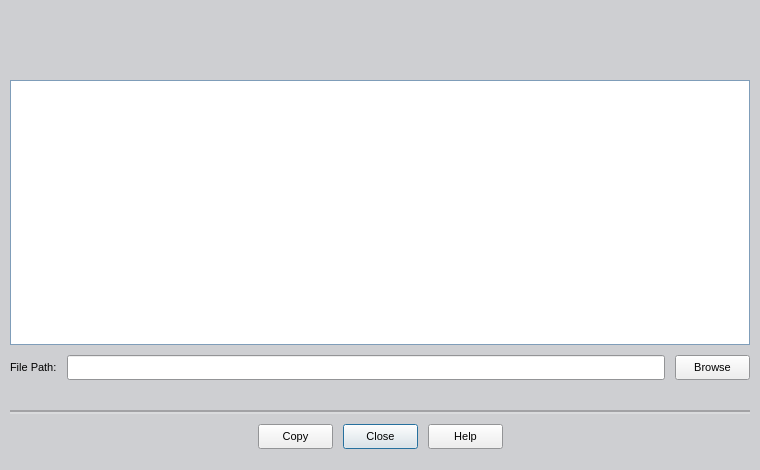
<ui version="4.0" >
 <class>uiWindowViewLogs</class>
 <widget class="QDialog" name="uiWindowViewLogs" >
  <property name="geometry" >
   <rect>
    <x>0</x>
    <y>0</y>
    <width>760</width>
    <height>470</height>
   </rect>
  </property>
  <property name="minimumSize" >
   <size>
    <width>760</width>
    <height>470</height>
   </size>
  </property>
  <property name="maximumSize" >
   <size>
    <width>2048</width>
    <height>2048</height>
   </size>
  </property>
  <property name="font" >
   <font>
    <pointsize>8</pointsize>
   </font>
  </property>
  <property name="windowTitle" >
   <string>View a Log File - XSupplicant</string>
  </property>
  <property name="windowIcon" >
   <iconset>icons/prod_color.png</iconset>
  </property>
  <layout class="QGridLayout" >
   <property name="leftMargin" >
    <number>0</number>
   </property>
   <property name="topMargin" >
    <number>0</number>
   </property>
   <property name="rightMargin" >
    <number>0</number>
   </property>
   <property name="bottomMargin" >
    <number>0</number>
   </property>
   <property name="horizontalSpacing" >
    <number>0</number>
   </property>
   <property name="verticalSpacing" >
    <number>0</number>
   </property>
   <item row="2" column="0" >
    <widget class="QFrame" name="backgroundBottom" >
     <property name="minimumSize" >
      <size>
       <width>500</width>
       <height>80</height>
      </size>
     </property>
     <property name="maximumSize" >
      <size>
       <width>2048</width>
       <height>2048</height>
      </size>
     </property>
     <property name="palette" >
      <palette>
       <active>
        <colorrole role="Base" >
         <brush brushstyle="SolidPattern" >
          <color alpha="255" >
           <red>255</red>
           <green>255</green>
           <blue>255</blue>
          </color>
         </brush>
        </colorrole>
        <colorrole role="Window" >
         <brush brushstyle="SolidPattern" >
          <color alpha="255" >
           <red>206</red>
           <green>207</green>
           <blue>210</blue>
          </color>
         </brush>
        </colorrole>
       </active>
       <inactive>
        <colorrole role="Base" >
         <brush brushstyle="SolidPattern" >
          <color alpha="255" >
           <red>255</red>
           <green>255</green>
           <blue>255</blue>
          </color>
         </brush>
        </colorrole>
        <colorrole role="Window" >
         <brush brushstyle="SolidPattern" >
          <color alpha="255" >
           <red>206</red>
           <green>207</green>
           <blue>210</blue>
          </color>
         </brush>
        </colorrole>
       </inactive>
       <disabled>
        <colorrole role="Base" >
         <brush brushstyle="SolidPattern" >
          <color alpha="255" >
           <red>206</red>
           <green>207</green>
           <blue>210</blue>
          </color>
         </brush>
        </colorrole>
        <colorrole role="Window" >
         <brush brushstyle="SolidPattern" >
          <color alpha="255" >
           <red>206</red>
           <green>207</green>
           <blue>210</blue>
          </color>
         </brush>
        </colorrole>
       </disabled>
      </palette>
     </property>
     <property name="autoFillBackground" >
      <bool>true</bool>
     </property>
     <property name="frameShape" >
      <enum>QFrame::NoFrame</enum>
     </property>
     <property name="frameShadow" >
      <enum>QFrame::Plain</enum>
     </property>
     <layout class="QGridLayout" >
      <property name="leftMargin" >
       <number>10</number>
      </property>
      <property name="topMargin" >
       <number>10</number>
      </property>
      <property name="rightMargin" >
       <number>10</number>
      </property>
      <property name="bottomMargin" >
       <number>10</number>
      </property>
      <property name="horizontalSpacing" >
       <number>0</number>
      </property>
      <property name="verticalSpacing" >
       <number>0</number>
      </property>
      <item row="3" column="0" >
       <layout class="QHBoxLayout" >
        <property name="spacing" >
         <number>10</number>
        </property>
        <property name="leftMargin" >
         <number>10</number>
        </property>
        <property name="topMargin" >
         <number>10</number>
        </property>
        <property name="rightMargin" >
         <number>10</number>
        </property>
        <property name="bottomMargin" >
         <number>10</number>
        </property>
        <item>
         <spacer>
          <property name="orientation" >
           <enum>Qt::Horizontal</enum>
          </property>
          <property name="sizeHint" >
           <size>
            <width>40</width>
            <height>20</height>
           </size>
          </property>
         </spacer>
        </item>
        <item>
         <widget class="QPushButton" name="buttonCopy" >
          <property name="sizePolicy" >
           <sizepolicy vsizetype="Fixed" hsizetype="Fixed" >
            <horstretch>0</horstretch>
            <verstretch>0</verstretch>
           </sizepolicy>
          </property>
          <property name="minimumSize" >
           <size>
            <width>75</width>
            <height>25</height>
           </size>
          </property>
          <property name="maximumSize" >
           <size>
            <width>75</width>
            <height>25</height>
           </size>
          </property>
          <property name="text" >
           <string>Copy</string>
          </property>
          <property name="shortcut" >
           <string/>
          </property>
          <property name="autoDefault" >
           <bool>false</bool>
          </property>
         </widget>
        </item>
        <item>
         <widget class="QPushButton" name="buttonClose" >
          <property name="sizePolicy" >
           <sizepolicy vsizetype="Fixed" hsizetype="Fixed" >
            <horstretch>0</horstretch>
            <verstretch>0</verstretch>
           </sizepolicy>
          </property>
          <property name="minimumSize" >
           <size>
            <width>75</width>
            <height>25</height>
           </size>
          </property>
          <property name="maximumSize" >
           <size>
            <width>75</width>
            <height>25</height>
           </size>
          </property>
          <property name="text" >
           <string>Close</string>
          </property>
          <property name="shortcut" >
           <string>Ctrl+X</string>
          </property>
          <property name="default" >
           <bool>true</bool>
          </property>
         </widget>
        </item>
        <item>
         <widget class="QPushButton" name="buttonHelp" >
          <property name="sizePolicy" >
           <sizepolicy vsizetype="Fixed" hsizetype="Fixed" >
            <horstretch>0</horstretch>
            <verstretch>0</verstretch>
           </sizepolicy>
          </property>
          <property name="minimumSize" >
           <size>
            <width>75</width>
            <height>25</height>
           </size>
          </property>
          <property name="maximumSize" >
           <size>
            <width>75</width>
            <height>25</height>
           </size>
          </property>
          <property name="text" >
           <string>Help</string>
          </property>
          <property name="shortcut" >
           <string>Ctrl+H</string>
          </property>
          <property name="autoDefault" >
           <bool>false</bool>
          </property>
         </widget>
        </item>
        <item>
         <spacer>
          <property name="orientation" >
           <enum>Qt::Horizontal</enum>
          </property>
          <property name="sizeHint" >
           <size>
            <width>40</width>
            <height>20</height>
           </size>
          </property>
         </spacer>
        </item>
       </layout>
      </item>
      <item row="2" column="0" >
       <widget class="QFrame" name="hLineLight" >
        <property name="sizePolicy" >
         <sizepolicy vsizetype="Fixed" hsizetype="Preferred" >
          <horstretch>0</horstretch>
          <verstretch>0</verstretch>
         </sizepolicy>
        </property>
        <property name="minimumSize" >
         <size>
          <width>480</width>
          <height>2</height>
         </size>
        </property>
        <property name="maximumSize" >
         <size>
          <width>16777215</width>
          <height>2</height>
         </size>
        </property>
        <property name="palette" >
         <palette>
          <active>
           <colorrole role="WindowText" >
            <brush brushstyle="SolidPattern" >
             <color alpha="255" >
              <red>218</red>
              <green>219</green>
              <blue>221</blue>
             </color>
            </brush>
           </colorrole>
          </active>
          <inactive>
           <colorrole role="WindowText" >
            <brush brushstyle="SolidPattern" >
             <color alpha="255" >
              <red>218</red>
              <green>219</green>
              <blue>221</blue>
             </color>
            </brush>
           </colorrole>
          </inactive>
          <disabled>
           <colorrole role="WindowText" >
            <brush brushstyle="SolidPattern" >
             <color alpha="255" >
              <red>119</red>
              <green>119</green>
              <blue>119</blue>
             </color>
            </brush>
           </colorrole>
          </disabled>
         </palette>
        </property>
        <property name="frameShape" >
         <enum>QFrame::Box</enum>
        </property>
        <property name="frameShadow" >
         <enum>QFrame::Plain</enum>
        </property>
       </widget>
      </item>
      <item row="1" column="0" >
       <widget class="QFrame" name="hLineDark" >
        <property name="sizePolicy" >
         <sizepolicy vsizetype="Fixed" hsizetype="Preferred" >
          <horstretch>0</horstretch>
          <verstretch>0</verstretch>
         </sizepolicy>
        </property>
        <property name="minimumSize" >
         <size>
          <width>480</width>
          <height>2</height>
         </size>
        </property>
        <property name="maximumSize" >
         <size>
          <width>16777215</width>
          <height>2</height>
         </size>
        </property>
        <property name="palette" >
         <palette>
          <active>
           <colorrole role="WindowText" >
            <brush brushstyle="SolidPattern" >
             <color alpha="255" >
              <red>162</red>
              <green>162</green>
              <blue>165</blue>
             </color>
            </brush>
           </colorrole>
          </active>
          <inactive>
           <colorrole role="WindowText" >
            <brush brushstyle="SolidPattern" >
             <color alpha="255" >
              <red>162</red>
              <green>162</green>
              <blue>165</blue>
             </color>
            </brush>
           </colorrole>
          </inactive>
          <disabled>
           <colorrole role="WindowText" >
            <brush brushstyle="SolidPattern" >
             <color alpha="255" >
              <red>119</red>
              <green>119</green>
              <blue>119</blue>
             </color>
            </brush>
           </colorrole>
          </disabled>
         </palette>
        </property>
        <property name="frameShape" >
         <enum>QFrame::Box</enum>
        </property>
        <property name="frameShadow" >
         <enum>QFrame::Plain</enum>
        </property>
       </widget>
      </item>
      <item row="0" column="0" >
       <spacer>
        <property name="orientation" >
         <enum>Qt::Vertical</enum>
        </property>
        <property name="sizeType" >
         <enum>QSizePolicy::Fixed</enum>
        </property>
        <property name="sizeHint" >
         <size>
          <width>20</width>
          <height>10</height>
         </size>
        </property>
       </spacer>
      </item>
     </layout>
    </widget>
   </item>
   <item row="1" column="0" >
    <widget class="QFrame" name="backgroundMain" >
     <property name="sizePolicy" >
      <sizepolicy vsizetype="Expanding" hsizetype="Expanding" >
       <horstretch>0</horstretch>
       <verstretch>0</verstretch>
      </sizepolicy>
     </property>
     <property name="minimumSize" >
      <size>
       <width>500</width>
       <height>320</height>
      </size>
     </property>
     <property name="maximumSize" >
      <size>
       <width>2048</width>
       <height>2048</height>
      </size>
     </property>
     <property name="palette" >
      <palette>
       <active>
        <colorrole role="Base" >
         <brush brushstyle="SolidPattern" >
          <color alpha="255" >
           <red>255</red>
           <green>255</green>
           <blue>255</blue>
          </color>
         </brush>
        </colorrole>
        <colorrole role="Window" >
         <brush brushstyle="SolidPattern" >
          <color alpha="255" >
           <red>206</red>
           <green>207</green>
           <blue>210</blue>
          </color>
         </brush>
        </colorrole>
       </active>
       <inactive>
        <colorrole role="Base" >
         <brush brushstyle="SolidPattern" >
          <color alpha="255" >
           <red>255</red>
           <green>255</green>
           <blue>255</blue>
          </color>
         </brush>
        </colorrole>
        <colorrole role="Window" >
         <brush brushstyle="SolidPattern" >
          <color alpha="255" >
           <red>206</red>
           <green>207</green>
           <blue>210</blue>
          </color>
         </brush>
        </colorrole>
       </inactive>
       <disabled>
        <colorrole role="Base" >
         <brush brushstyle="SolidPattern" >
          <color alpha="255" >
           <red>206</red>
           <green>207</green>
           <blue>210</blue>
          </color>
         </brush>
        </colorrole>
        <colorrole role="Window" >
         <brush brushstyle="SolidPattern" >
          <color alpha="255" >
           <red>206</red>
           <green>207</green>
           <blue>210</blue>
          </color>
         </brush>
        </colorrole>
       </disabled>
      </palette>
     </property>
     <property name="autoFillBackground" >
      <bool>true</bool>
     </property>
     <property name="frameShape" >
      <enum>QFrame::NoFrame</enum>
     </property>
     <property name="frameShadow" >
      <enum>QFrame::Plain</enum>
     </property>
     <property name="lineWidth" >
      <number>0</number>
     </property>
     <layout class="QGridLayout" >
      <property name="leftMargin" >
       <number>10</number>
      </property>
      <property name="topMargin" >
       <number>10</number>
      </property>
      <property name="rightMargin" >
       <number>10</number>
      </property>
      <property name="bottomMargin" >
       <number>10</number>
      </property>
      <property name="horizontalSpacing" >
       <number>10</number>
      </property>
      <property name="verticalSpacing" >
       <number>10</number>
      </property>
      <item row="0" column="0" >
       <widget class="QTextEdit" name="dataFieldLogWindow" >
        <property name="minimumSize" >
         <size>
          <width>480</width>
          <height>255</height>
         </size>
        </property>
        <property name="maximumSize" >
         <size>
          <width>2048</width>
          <height>2048</height>
         </size>
        </property>
        <property name="palette" >
         <palette>
          <active>
           <colorrole role="WindowText" >
            <brush brushstyle="SolidPattern" >
             <color alpha="255" >
              <red>127</red>
              <green>157</green>
              <blue>185</blue>
             </color>
            </brush>
           </colorrole>
          </active>
          <inactive>
           <colorrole role="WindowText" >
            <brush brushstyle="SolidPattern" >
             <color alpha="255" >
              <red>127</red>
              <green>157</green>
              <blue>185</blue>
             </color>
            </brush>
           </colorrole>
          </inactive>
          <disabled>
           <colorrole role="WindowText" >
            <brush brushstyle="SolidPattern" >
             <color alpha="255" >
              <red>119</red>
              <green>119</green>
              <blue>119</blue>
             </color>
            </brush>
           </colorrole>
          </disabled>
         </palette>
        </property>
        <property name="font" >
         <font>
          <pointsize>8</pointsize>
         </font>
        </property>
        <property name="layoutDirection" >
         <enum>Qt::LeftToRight</enum>
        </property>
        <property name="frameShape" >
         <enum>QFrame::Box</enum>
        </property>
        <property name="frameShadow" >
         <enum>QFrame::Plain</enum>
        </property>
        <property name="lineWrapMode" >
         <enum>QTextEdit::NoWrap</enum>
        </property>
        <property name="readOnly" >
         <bool>true</bool>
        </property>
        <property name="textInteractionFlags" >
         <set>Qt::TextSelectableByMouse</set>
        </property>
       </widget>
      </item>
      <item row="1" column="0" >
       <layout class="QHBoxLayout" >
        <property name="spacing" >
         <number>10</number>
        </property>
        <property name="leftMargin" >
         <number>0</number>
        </property>
        <property name="topMargin" >
         <number>0</number>
        </property>
        <property name="rightMargin" >
         <number>0</number>
        </property>
        <property name="bottomMargin" >
         <number>0</number>
        </property>
        <item>
         <widget class="QLabel" name="labelFilePath" >
          <property name="minimumSize" >
           <size>
            <width>0</width>
            <height>18</height>
           </size>
          </property>
          <property name="maximumSize" >
           <size>
            <width>16777215</width>
            <height>18</height>
           </size>
          </property>
          <property name="font" >
           <font>
            <pointsize>8</pointsize>
           </font>
          </property>
          <property name="text" >
           <string>File Path:</string>
          </property>
         </widget>
        </item>
        <item>
         <widget class="QLineEdit" name="dataFieldLogFileDirectory" >
          <property name="minimumSize" >
           <size>
            <width>0</width>
            <height>25</height>
           </size>
          </property>
          <property name="maximumSize" >
           <size>
            <width>16777215</width>
            <height>25</height>
           </size>
          </property>
          <property name="font" >
           <font>
            <pointsize>8</pointsize>
           </font>
          </property>
         </widget>
        </item>
        <item>
         <widget class="QPushButton" name="buttonBrowse" >
          <property name="sizePolicy" >
           <sizepolicy vsizetype="Fixed" hsizetype="Fixed" >
            <horstretch>0</horstretch>
            <verstretch>0</verstretch>
           </sizepolicy>
          </property>
          <property name="minimumSize" >
           <size>
            <width>75</width>
            <height>25</height>
           </size>
          </property>
          <property name="maximumSize" >
           <size>
            <width>75</width>
            <height>25</height>
           </size>
          </property>
          <property name="font" >
           <font>
            <pointsize>8</pointsize>
           </font>
          </property>
          <property name="text" >
           <string>Browse</string>
          </property>
          <property name="shortcut" >
           <string>Ctrl+B</string>
          </property>
          <property name="autoDefault" >
           <bool>false</bool>
          </property>
         </widget>
        </item>
       </layout>
      </item>
     </layout>
    </widget>
   </item>
   <item row="0" column="0" >
    <widget class="QFrame" name="backgroundBanner" >
     <property name="minimumSize" >
      <size>
       <width>500</width>
       <height>70</height>
      </size>
     </property>
     <property name="palette" >
      <palette>
       <active>
        <colorrole role="Base" >
         <brush brushstyle="SolidPattern" >
          <color alpha="255" >
           <red>255</red>
           <green>255</green>
           <blue>255</blue>
          </color>
         </brush>
        </colorrole>
        <colorrole role="Window" >
         <brush brushstyle="SolidPattern" >
          <color alpha="255" >
           <red>206</red>
           <green>207</green>
           <blue>210</blue>
          </color>
         </brush>
        </colorrole>
       </active>
       <inactive>
        <colorrole role="Base" >
         <brush brushstyle="SolidPattern" >
          <color alpha="255" >
           <red>255</red>
           <green>255</green>
           <blue>255</blue>
          </color>
         </brush>
        </colorrole>
        <colorrole role="Window" >
         <brush brushstyle="SolidPattern" >
          <color alpha="255" >
           <red>206</red>
           <green>207</green>
           <blue>210</blue>
          </color>
         </brush>
        </colorrole>
       </inactive>
       <disabled>
        <colorrole role="Base" >
         <brush brushstyle="SolidPattern" >
          <color alpha="255" >
           <red>206</red>
           <green>207</green>
           <blue>210</blue>
          </color>
         </brush>
        </colorrole>
        <colorrole role="Window" >
         <brush brushstyle="SolidPattern" >
          <color alpha="255" >
           <red>206</red>
           <green>207</green>
           <blue>210</blue>
          </color>
         </brush>
        </colorrole>
       </disabled>
      </palette>
     </property>
     <property name="autoFillBackground" >
      <bool>true</bool>
     </property>
     <property name="frameShape" >
      <enum>QFrame::NoFrame</enum>
     </property>
     <property name="frameShadow" >
      <enum>QFrame::Plain</enum>
     </property>
     <property name="lineWidth" >
      <number>0</number>
     </property>
     <layout class="QVBoxLayout" >
      <property name="spacing" >
       <number>0</number>
      </property>
      <property name="leftMargin" >
       <number>0</number>
      </property>
      <property name="topMargin" >
       <number>0</number>
      </property>
      <property name="rightMargin" >
       <number>0</number>
      </property>
      <property name="bottomMargin" >
       <number>0</number>
      </property>
      <item>
       <layout class="QHBoxLayout" >
        <property name="spacing" >
         <number>0</number>
        </property>
        <property name="leftMargin" >
         <number>0</number>
        </property>
        <property name="topMargin" >
         <number>0</number>
        </property>
        <property name="rightMargin" >
         <number>0</number>
        </property>
        <property name="bottomMargin" >
         <number>0</number>
        </property>
        <item>
         <spacer>
          <property name="orientation" >
           <enum>Qt::Horizontal</enum>
          </property>
          <property name="sizeHint" >
           <size>
            <width>70</width>
            <height>70</height>
           </size>
          </property>
         </spacer>
        </item>
        <item>
         <widget class="QLabel" name="uiBannerGraphicLeft" >
          <property name="minimumSize" >
           <size>
            <width>310</width>
            <height>70</height>
           </size>
          </property>
          <property name="maximumSize" >
           <size>
            <width>310</width>
            <height>70</height>
           </size>
          </property>
          <property name="lineWidth" >
           <number>0</number>
          </property>
          <property name="text" >
           <string/>
          </property>
          <property name="pixmap" >
           <pixmap>images/banner_left.png</pixmap>
          </property>
          <property name="alignment" >
           <set>Qt::AlignRight|Qt::AlignTrailing|Qt::AlignVCenter</set>
          </property>
         </widget>
        </item>
        <item>
         <widget class="QLabel" name="uiBannerGraphicRight" >
          <property name="minimumSize" >
           <size>
            <width>450</width>
            <height>70</height>
           </size>
          </property>
          <property name="maximumSize" >
           <size>
            <width>450</width>
            <height>70</height>
           </size>
          </property>
          <property name="lineWidth" >
           <number>0</number>
          </property>
          <property name="midLineWidth" >
           <number>0</number>
          </property>
          <property name="text" >
           <string/>
          </property>
          <property name="pixmap" >
           <pixmap>images/banner_right.png</pixmap>
          </property>
         </widget>
        </item>
        <item>
         <spacer>
          <property name="orientation" >
           <enum>Qt::Horizontal</enum>
          </property>
          <property name="sizeHint" >
           <size>
            <width>70</width>
            <height>70</height>
           </size>
          </property>
         </spacer>
        </item>
       </layout>
      </item>
     </layout>
    </widget>
   </item>
  </layout>
 </widget>
 <tabstops>
  <tabstop>dataFieldLogWindow</tabstop>
  <tabstop>dataFieldLogFileDirectory</tabstop>
  <tabstop>buttonBrowse</tabstop>
  <tabstop>buttonCopy</tabstop>
  <tabstop>buttonClose</tabstop>
  <tabstop>buttonHelp</tabstop>
 </tabstops>
 <resources/>
 <connections/>
</ui>
